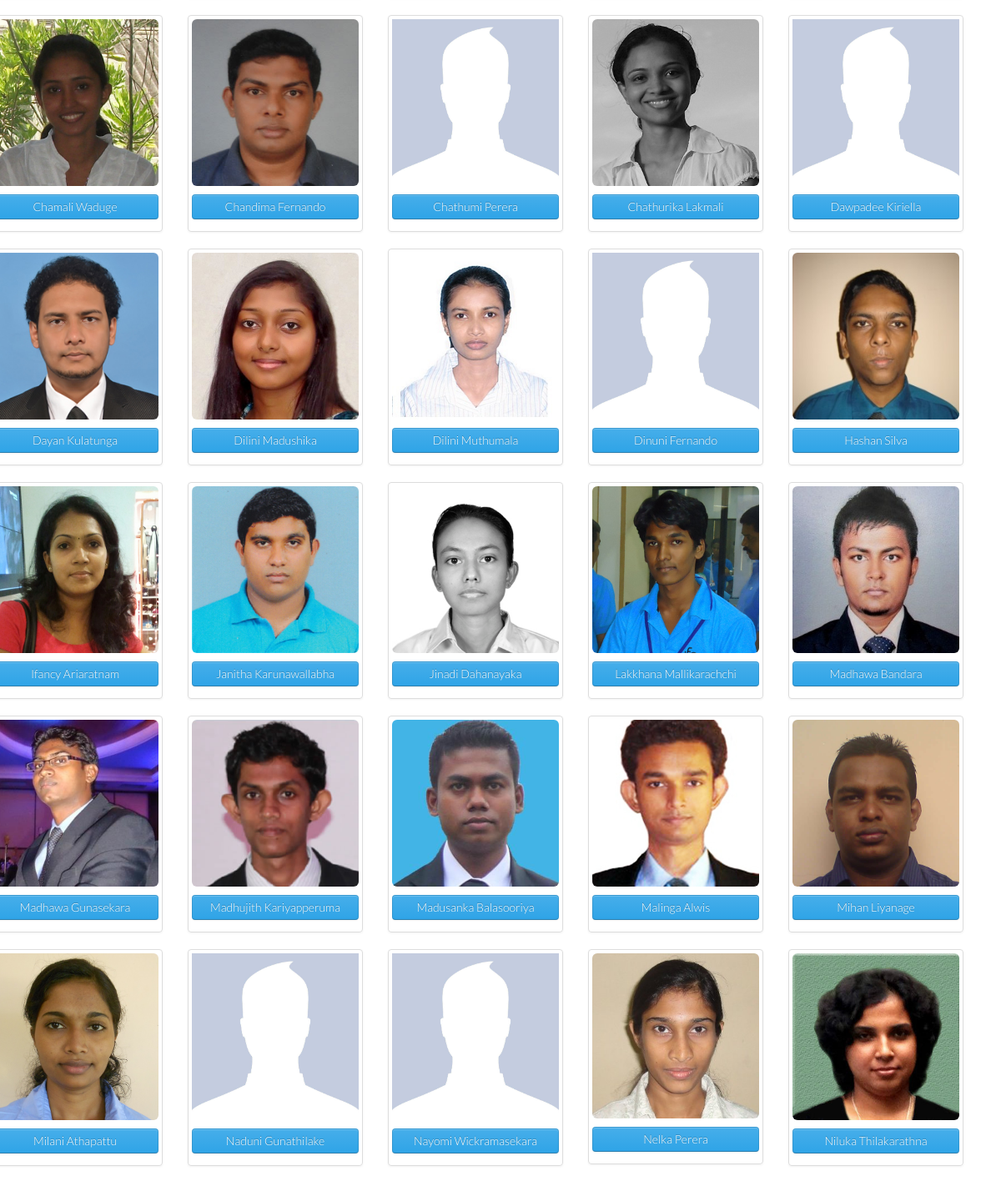
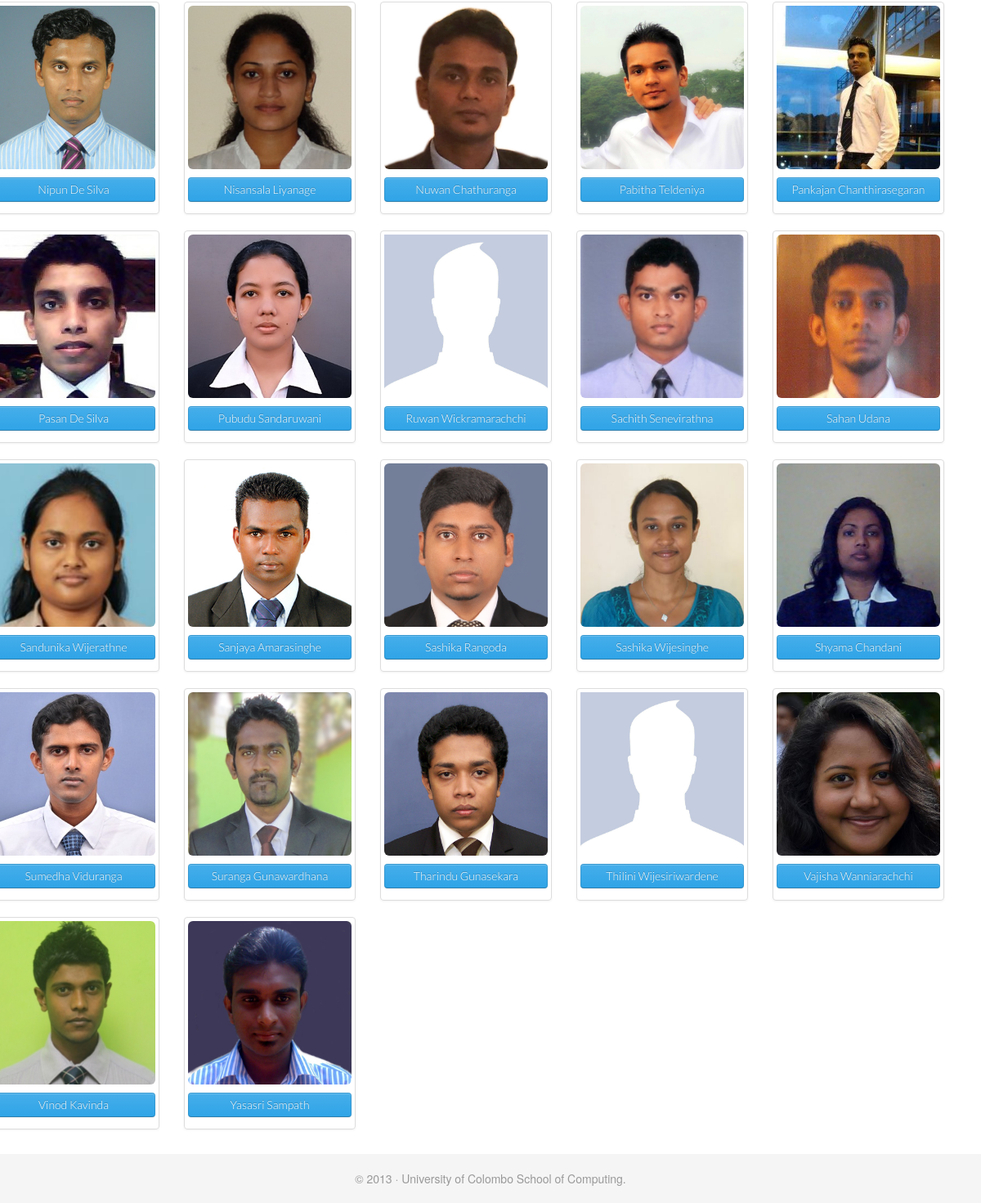
The app's page /list_students.php (lower part), older data (2 pictures, top to bottom).
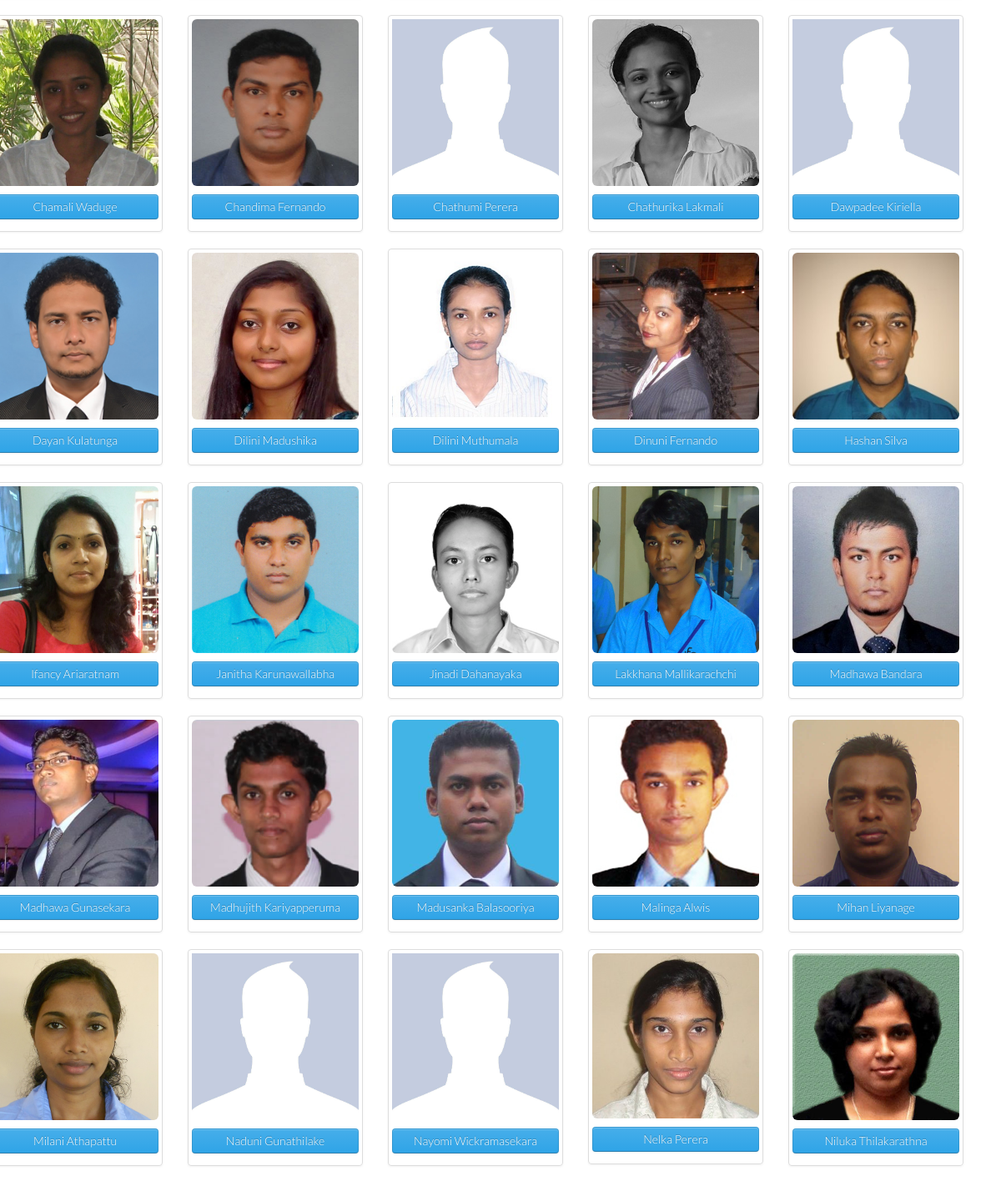
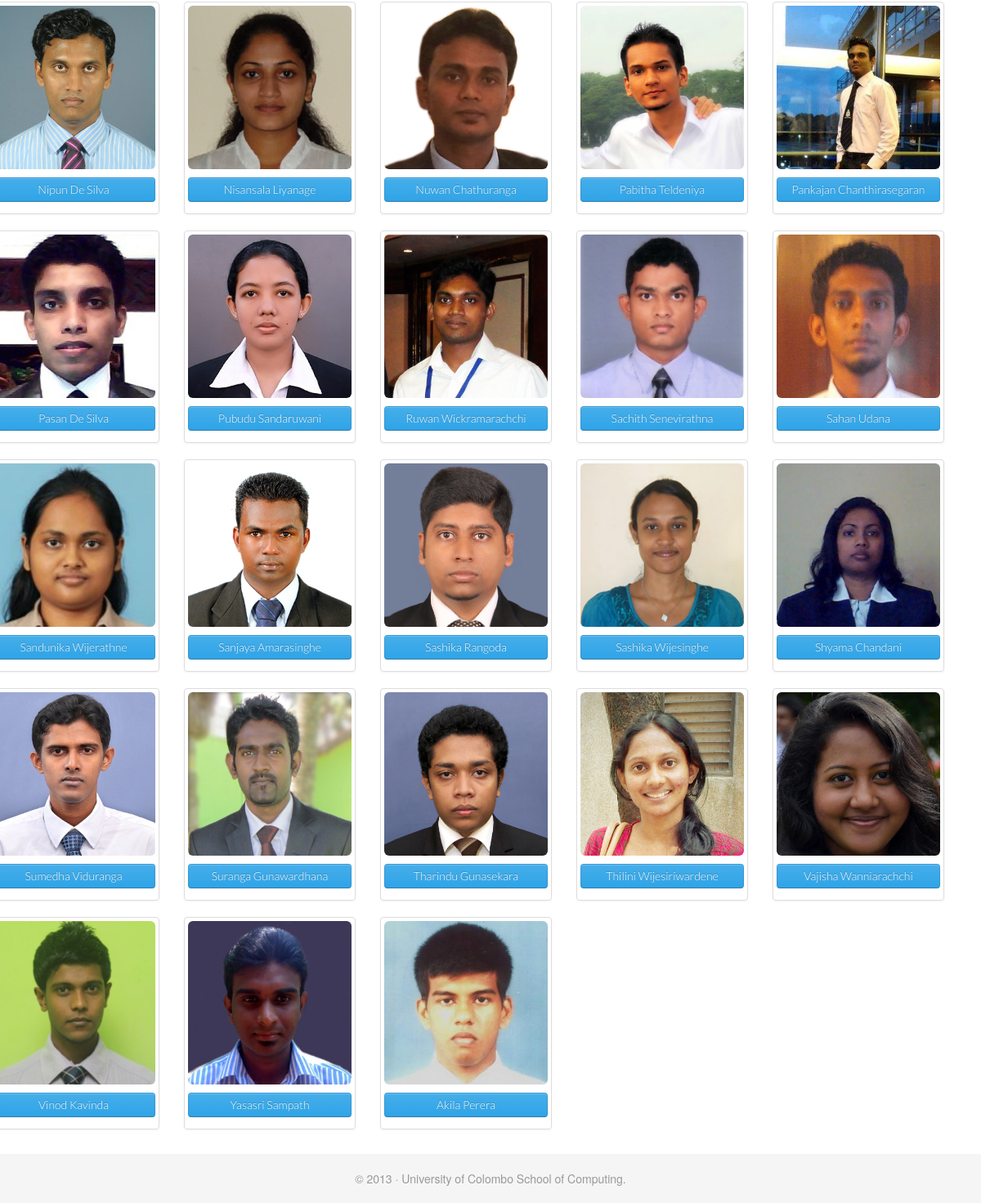
The same page, newer data (2 pictures, top to bottom).
### tables this page shows
CREATE TABLE `user_logins` (
  `id` int(11) NOT NULL AUTO_INCREMENT,
  `object_type` int(11) NOT NULL,
  `username` varchar(50) NOT NULL,
  `password` varchar(50) NOT NULL,
  `first_name` varchar(100) NOT NULL,
  `last_name` varchar(100) NOT NULL,
  `email_address` varchar(255) NOT NULL,
  `telephone_number` varchar(20) NOT NULL,
  PRIMARY KEY (`id`),
  KEY `object_type` (`object_type`)
);

CREATE TABLE `obj_photos` (
  `id` int(11) NOT NULL AUTO_INCREMENT,
  `related_object_type` int(11) NOT NULL,
  `related_object_id` int(11) NOT NULL,
  `filename` varchar(255) NOT NULL,
  `file_type` varchar(100) NOT NULL,
  `size` varchar(20) NOT NULL,
  PRIMARY KEY (`id`),
  KEY `related_object_type` (`related_object_type`)
);

### includes/database.php (called while the page is built, shortened)
<?php
class MySQLDatabase{
	private $connection;
	public function open_connection(){
		$this->connection = mysql_connect(DB_SERVER, DB_USER, DB_PASS);
	}
	public function query($sql){
		$result = mysql_query($sql, $this->connection);
		return $result;
	}
	public function fetch_array($result_set){
		return mysql_fetch_array($result_set);
	}
}
$database = new MySQLDatabase();
?>

### includes/database_object.php (called while the page is built, shortened)
<?php
require_once("database.php");
class DatabaseObject {
	protected static $table_name;
	protected static $db_fields;
	public static function find_all(){
		return static::find_by_sql("SELECT * FROM " . static::$table_name);
	}
	public static function find_by_sql($sql=""){
		global $database;
		$result_set = $database->query($sql);
		$object_array = array();
		while ($row = $database->fetch_array($result_set)){
			$object_array[] = static::instantiate($row);
		}
		return $object_array;
	}
	private static function instantiate($row){
		$object = new $class_name;
		foreach($row as $attribute=>$value){
			if ($object->has_attribute($attribute)){
				$object->$attribute = $value;
			}
		}
		return $object;
	}
	private function has_attribute($attribute){
		return array_key_exists($attribute, $this->attributes());
	}
	protected function attributes(){
		$attributes = array();
		foreach(static::$db_fields as $field){
			if(property_exists($this, $field)){
				$attributes[$field] = $this->$field;
			}
		}
		return $attributes;
	}
}
?>

### includes/user_login.php (called while the page is built, shortened)
<?php
require_once("database.php");
class UserLogin extends DatabaseObject {
	protected static $table_name = "user_logins";
	public $first_name;
	public $last_name;
	public function get_user($id){
		$sql  = "SELECT * FROM " . static::$table_name;
		$sql .= " WHERE id = " . $id;
		$sql .= " LIMIT 1";
		$result_array = self::find_by_sql($sql);
		return !empty($result_array) ? array_shift($result_array) : false;
	}
	public function full_name(){
		if (isset($this->first_name) && isset($this->last_name)){
			return $this->first_name . " " . $this->last_name;
		} else {
			return "";
		}
	}
}
?>

### includes/photo.php (called while the page is built, shortened)
<?php
require_once("database.php");
class Photo extends DatabaseObject {
	protected static $table_name = "obj_photos";
	public $filename;
	protected $upload_dir = 'img/uploads';
	public function image_path(){
		return $this->upload_dir.DS.$this->filename;
	}
	public function get_profile_picture($related_object_type, $id=0) {
		$sql  = "SELECT * FROM " . static::$table_name;
		$sql .= " WHERE related_object_type = {$related_object_type}";
		$sql .= " AND related_object_id = {$id}";
		$sql .= " LIMIT 1";
		$result_array = static::find_by_sql($sql);
		return !empty($result_array) ? array_shift($result_array) : false;
	}
}
?>

### public/list_students.php (the view, shortened to what this page needs)
<?php
$students = Student::find_all();
$user_login_object = new UserLogin();
$photo_object = new Photo();
?>
<!DOCTYPE html>
<html lang="en">
  <head>
    <?php require_once('../includes/layouts/header.php'); ?>
  </head>
  <body>
    <div id="wrap">
        <div class="container">
        <div class="row">
        <div class="">
        <section>
        <ul class="thumbnails">
        <?php for($i = 0; $i < count($students) ; $i++){
        	$student = $user_login_object->get_user($students[$i]->login_id);
        	$profile_picture_of_student = $photo_object->get_profile_picture(2, $student->id);
        		?>
	        	<li class="">
				  	<div class="thumbnail">
				    <a href="view_student_cv.php?s=<?php echo $student->username; ?>">
				    <?php
			         if (!empty($profile_picture_of_student->filename)) {
			         	echo '<img src="../' . $profile_picture_of_student->image_path() . '" width="200" data-src="js/holder.js/200x200" class="img-rounded" />';
			         } else {
			         	echo '<img src="img/default-prof-pic.jpg" width="200" data-src="js/holder.js/200x200" alt="Default profile picture" />';
			         }
			         ?>
				    </a>
				    <h3 align="center">
				    <a href="view_student_cv.php?s=<?php echo $student->username; ?>" class="btn btn-primary btn-block"><?php echo $student->full_name(); ?></a>
				    </h3>
				    </div>
				</li>
		<?php  } ?>
		</ul>
        </section>
        </div>
        </div>
        </div>
      <div id="push"></div>
    </div>
    <?php require_once('../includes/layouts/footer.php');?>
  </body>
</html>

### includes/layouts/header.php (shortened to what this page needs)
<link href="css/bootswatch-cerulean/bootstrap.css" rel="stylesheet">
<link href="css/bootstrap-responsive.css" rel="stylesheet">
<link href="css/prettify.css" rel="stylesheet">
<link href="css/bootswatch-cerulean/docs.css" rel="stylesheet">
<link href="css/bootswatch-cerulean/gaman-styles.css" rel="stylesheet">
<link href="css/flexslider.css" rel="stylesheet" />
<link href="css/responsiveslides.css" rel="stylesheet" />

### includes/layouts/footer.php
<div id="footer">
	<div class="container">
		<p class="muted credit" style="text-align: center;">&copy; 2013 &middot; University of Colombo School of Computing.</p>
	</div>
</div>

### public/css/bootswatch-cerulean/docs.css (style rules this page uses)
body { position: relative; padding-top: 40px; }
section { padding-top: 30px; }
section > ul li { margin-bottom: 5px; }

### includes/layouts/header.php (style rules this page uses)
html, body { height: 100%; }
#wrap { min-height: 100%; height: auto !important; height: 100%; margin: 0 auto -60px; }
#push, #footer { height: 60px; }
#footer { background-color: #f5f5f5; }
#wrap > .container { padding-top: 60px; }
.container .credit { margin: 20px 0; }

Row changes from the older to the newer data that the page shows:
added user_logins: obj_photos.filename (picture), $student->full_name() "Akila Perera"
